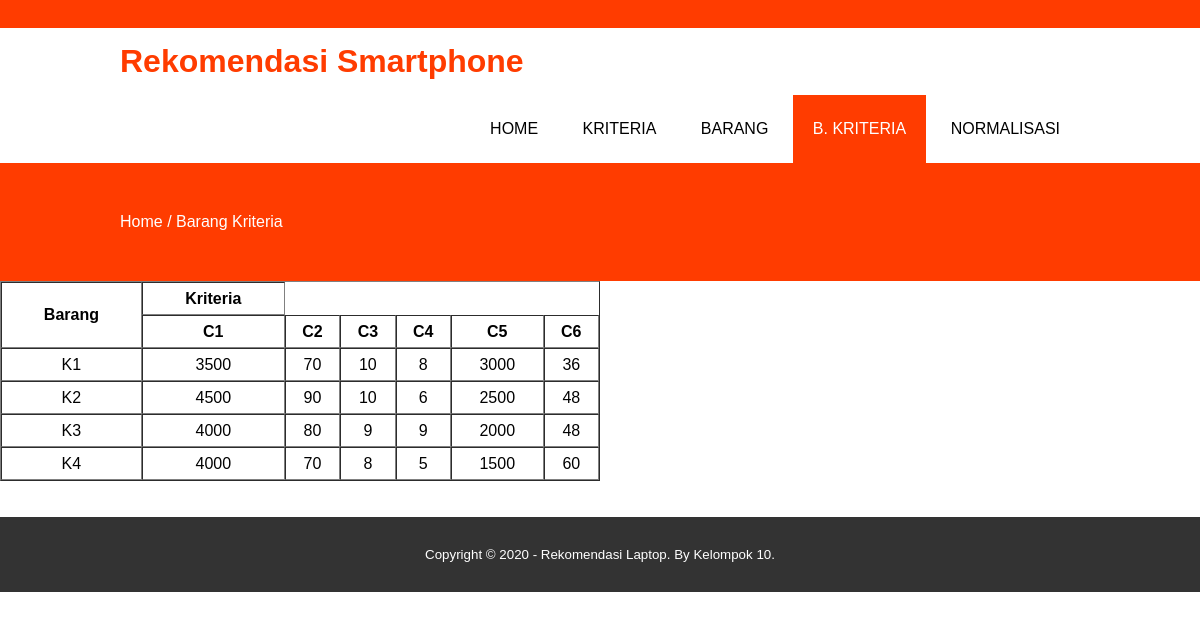
Page /b_kriteria.php on the committed database.
### tables this page shows
CREATE TABLE `kriteria_saw` (
  `id_kriteria` int(11) NOT NULL,
  `nama_kriteria` varchar(30) NOT NULL,
  `jenis` enum('cost','benefit') NOT NULL,
  `bobot` double NOT NULL
);

CREATE TABLE `karyawan_saw` (
  `id_karyawan` int(11) NOT NULL,
  `nama_karyawan` varchar(20) NOT NULL,
  `alamat` varchar(50) NOT NULL
);

CREATE TABLE `nilai_saw` (
  `id_nilai` int(11) NOT NULL,
  `id_kriteria` int(11) NOT NULL,
  `id_karyawan` int(11) NOT NULL,
  `nilai` double NOT NULL
);

### Saw.php (called while the page is built, shortened)
<?php
class Saw
{
  private $db;
  function __construct()
  {
    $this->db = new PDO('mysql:host=localhost;dbname=spk_saw', "root", "");
  }
  public function get_data_kriteria(){
    $stmt = $this->db->prepare("SELECT*FROM kriteria_saw ORDER BY id_kriteria");
    $stmt->execute();
		return $stmt;
  }
  public function get_data_karyawan(){
    $stmt = $this->db->prepare("SELECT*FROM karyawan_saw ORDER BY id_karyawan");
    $stmt->execute();
    return $stmt;
  }
  public function get_data_nilai_id($id){
    $stmt = $this->db->prepare("SELECT*FROM nilai_saw WHERE id_karyawan='$id' ORDER BY id_kriteria");
    $stmt->execute();
    return $stmt;
  }
}
 ?>

### b_kriteria.php (the view, shortened to what this page needs)
<?php
$saw = new Saw();
 ?>
<html>
<head>
	<link rel="stylesheet" type="text/css" href="css/style.css">
	<link rel="stylesheet" type="text/css" href="https://cdnjs.cloudflare.com/ajax/libs/font-awesome/5.13.0/css/all.min.css">
</head>
<body>
	<div class="medsos">
		<div class="container">
			<ul>
			</ul>
		</div>
	</div>
	<header>
		<div class="container">
			<h1><a href="index.php">Rekomendasi Smartphone</a></h1>
			<ul>
				<li><a href="index.php">HOME</a></li>
				<li><a href="kriteria.php">KRITERIA</a></li>
				<li><a href="barang.php">BARANG</a></li>
				<li class="active"><a href="b_kriteria.php">B. KRITERIA</a></li>
				<li><a href="normalisasi.php">NORMALISASI</a></li>
			</ul>
		</div>
	</header>
	<section class="label">
		<div class="container">
			<p>Home / Barang Kriteria</p>
		</div>
	</section>
<table border="1" cellspacing="0" height="200" width="600">
  <tr>
    <th rowspan="2">Barang</th>
    <th colspan="<?php echo $jml_kriteria; ?>">Kriteria</th>
  <tr>
  <?php
  $kriteria = $saw->get_data_kriteria();
  while ($data_kriteria = $kriteria->fetch(PDO::FETCH_ASSOC)) {
  ?>
      <th>C<?php echo $data_kriteria['id_kriteria']; ?></th>
  <?php } ?>
  </tr>
  <?php
  $karyawan = $saw->get_data_karyawan();
  while ($data_karyawan = $karyawan->fetch(PDO::FETCH_ASSOC)) {
  ?>
    <tr>
      <td><center>K<?php echo $data_karyawan['id_karyawan']; ?></center></td>
      <?php
      $nilai = $saw->get_data_nilai_id($data_karyawan['id_karyawan']);
      while ($data_nilai = $nilai->fetch(PDO::FETCH_ASSOC)) { ?>
        <td><center><?php echo $data_nilai['nilai']; ?></center></td>
      <?php } ?>
    </tr>
  <?php } ?>
</table>
<br><br>
	<footer>
		<div class="container">
			<small>Copyright &copy; 2020 - Rekomendasi Laptop. By Kelompok 10.</small>
		</div>
	</footer>
</body>
</html>

### css/style.css (style rules this page uses)
* { padding: 0; margin: 0; font-family: sans-serif; }
a { color: inherit; text-decoration: none; }
.medsos { padding: 5px 0; background-color: #ff3c00; }
.container { width: 80%; margin: 0 auto; }
.container:after { content: ''; display: block; clear: both; }
header h1 { float: left; padding: 15px 0; color: #ff3c00; }
header ul { float: right; }
header ul li { display: inline-block; }
header ul li a { padding: 25px 20px; display: inline-block; }
.active { background-color: #ff3c00; color: #fff; }
section { padding: 50px 0; }
footer { padding: 30px 0; background-color: #333; color: #fff; text-align: center; }
.label { background-color: #ff3c00; color: #fff; }

### rows in the picture
kriteria_saw: id_kriteria "1"
kriteria_saw: id_kriteria "2"
kriteria_saw: id_kriteria "3"
kriteria_saw: id_kriteria "4"
kriteria_saw: id_kriteria "5"
kriteria_saw: id_kriteria "6"
karyawan_saw: id_karyawan "1"
nilai_saw: nilai "3500"
nilai_saw: nilai "70"
nilai_saw: nilai "10"
nilai_saw: nilai "8"
nilai_saw: nilai "3000"
nilai_saw: nilai "36"
karyawan_saw: id_karyawan "2"
nilai_saw: nilai "4500"
nilai_saw: nilai "90"
nilai_saw: nilai "10"
nilai_saw: nilai "6"
nilai_saw: nilai "2500"
nilai_saw: nilai "48"
karyawan_saw: id_karyawan "3"
nilai_saw: nilai "4000"
nilai_saw: nilai "80"
nilai_saw: nilai "9"
nilai_saw: nilai "9"
nilai_saw: nilai "2000"
nilai_saw: nilai "48"
karyawan_saw: id_karyawan "4"
nilai_saw: nilai "4000"
nilai_saw: nilai "70"
nilai_saw: nilai "8"
nilai_saw: nilai "5"
nilai_saw: nilai "1500"
nilai_saw: nilai "60"
